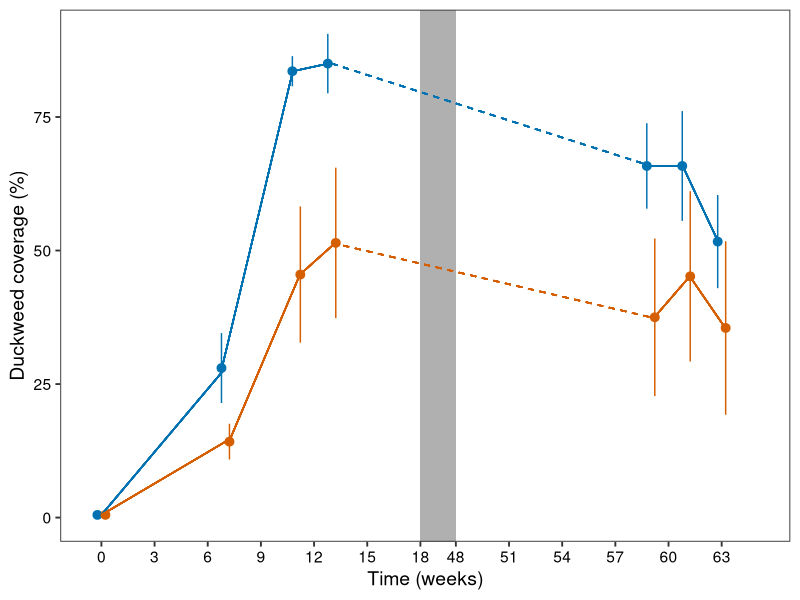

Recreate this plot in R. (Note: this script raises an error after producing the figure.)
## ---- chunk 1
library(dplyr)
library(ggplot2)
library(lme4)
library(car)
library(plotrix)
## ---- chunk 2
df <- read.table("duckweedcoverage.txt", sep = "\t", header = TRUE)

mdata.plot <- df %>%
  group_by(year, timepoint, treatment) %>%
  summarise(
    coverage_av = mean(surface_coverage),
    coverage_se = std.error(surface_coverage),
    .groups = 'drop'
  )

## ---- chunk 3
transform_x <- function(x) {
  ifelse(x < 18, x, 
         ifelse(x >= 18 & x <= 48, 18 + (x - 18) / 15, 
                18 + (48 - 18) / 15 + (x - 48) * 1))
}                          
## ---- chunk 4
# Precompute fixed values
control_start_coverage <- mdata.plot$coverage_av[mdata.plot$treatment == "Control" & mdata.plot$timepoint == 0]
control_end_coverage <- mdata.plot$coverage_av[mdata.plot$treatment == "Control" & mdata.plot$timepoint == 7]
herbivory_start_coverage <- mdata.plot$coverage_av[mdata.plot$treatment == "Herbivory" & mdata.plot$timepoint == 0]
herbivory_end_coverage <- mdata.plot$coverage_av[mdata.plot$treatment == "Herbivory" & mdata.plot$timepoint == 7]

px2A <- ggplot(mdata.plot, aes(x = transform_x(timepoint), y = coverage_av, color = treatment)) +
  theme_bw(base_size = 14) +
  geom_pointrange(aes(ymin = coverage_av - coverage_se, ymax = coverage_av + coverage_se), position = position_dodge(0.9)) +
  theme(axis.title.x = element_text(color = "black"),
        axis.text.x = element_text(color = "black"),
        axis.text.y = element_text(color = "black"),
        axis.title.y = element_text(color = "black"),
        panel.grid = element_blank(),
        legend.position = "none",
        plot.title = element_text(hjust = 0.5)) +
  scale_color_manual(name = "Legend", values = c("#0072B2", "#D55E00"),
                     labels = c("Control", "Herbivory"),
                     breaks = c("Control", "Herbivory")) +
  scale_x_continuous(
    breaks = transform_x(c(0, 3, 6, 9, 12, 15, 18, 48, 51, 54, 57, 60, 63)),
    labels = c("0", "3", "6", "9", "12", "15", "18", "48", "51", "54", "57", "60", "63")
  ) +
  expand_limits(x = c(0, transform_x(65)), y = 0) +
  geom_rect(aes(xmin = transform_x(18), xmax = transform_x(48), ymin = -Inf, ymax = Inf),
            fill = "#B0B0B0", color = "transparent", inherit.aes = FALSE) +
  geom_segment(aes(x = transform_x(0), xend = transform_x(7),
                   y = control_start_coverage,
                   yend = control_end_coverage),
               color = "#0072B2") +
  geom_segment(aes(x = transform_x(0), xend = transform_x(7),
                   y = herbivory_start_coverage,
                   yend = herbivory_end_coverage),
               color = "#D55E00") +
  geom_segment(data = mdata.plot,
               aes(x = transform_x(7) - 0.2, xend = transform_x(11) - 0.2,
                   y = coverage_av[treatment == "Control" & timepoint == 7],
                   yend = coverage_av[treatment == "Control" & timepoint == 11]),
               color = "#0072B2") +
  geom_segment(data = mdata.plot,
               aes(x = transform_x(11) - 0.2, xend = transform_x(13) - 0.2,
                   y = coverage_av[treatment == "Control" & timepoint == 11],
                   yend = coverage_av[treatment == "Control" & timepoint == 13]),
               color = "#0072B2") +
  geom_segment(data = mdata.plot,
               aes(x = transform_x(7) + 0.2, xend = transform_x(11) + 0.2,
                   y = coverage_av[treatment == "Herbivory" & timepoint == 7],
                   yend = coverage_av[treatment == "Herbivory" & timepoint == 11]),
               color = "#D55E00") +
  geom_segment(data = mdata.plot,
               aes(x = transform_x(11) + 0.2, xend = transform_x(13) + 0.2,
                   y = coverage_av[treatment == "Herbivory" & timepoint == 11],
                   yend = coverage_av[treatment == "Herbivory" & timepoint == 13]),
               color = "#D55E00") +
  geom_segment(aes(x = transform_x(13), xend = transform_x(59),
                   y = coverage_av[mdata.plot$treatment == "Control" & mdata.plot$timepoint == 13],
                   yend = coverage_av[mdata.plot$treatment == "Control" & mdata.plot$timepoint == 59]),
               color = "#0072B2", linetype = "dashed") +
  geom_segment(aes(x = transform_x(13), xend = transform_x(59),
                   y = coverage_av[mdata.plot$treatment == "Herbivory" & mdata.plot$timepoint == 13],
                   yend = coverage_av[mdata.plot$treatment == "Herbivory" & mdata.plot$timepoint == 59]),
               color = "#D55E00", linetype = "dashed") +
  geom_segment(data = mdata.plot,
               aes(x = transform_x(59) - 0.2, xend = transform_x(61) - 0.2,
                   y = coverage_av[treatment == "Control" & timepoint == 59],
                   yend = coverage_av[treatment == "Control" & timepoint == 61]),
               color = "#0072B2") +
  geom_segment(data = mdata.plot,
               aes(x = transform_x(61) - 0.2, xend = transform_x(63) - 0.2,
                   y = coverage_av[treatment == "Control" & timepoint == 61],
                   yend = coverage_av[treatment == "Control" & timepoint == 63]),
               color = "#0072B2") +
  geom_segment(data = mdata.plot,
               aes(x = transform_x(59) + 0.2, xend = transform_x(61) + 0.2,
                   y = coverage_av[treatment == "Herbivory" & timepoint == 59],
                   yend = coverage_av[treatment == "Herbivory" & timepoint == 61]),
               color = "#D55E00") +
  geom_segment(data = mdata.plot,
               aes(x = transform_x(61) + 0.2, xend = transform_x(63) + 0.2,
                   y = coverage_av[treatment == "Herbivory" & timepoint == 61],
                   yend = coverage_av[treatment == "Herbivory" & timepoint == 63]),
               color = "#D55E00") +
  labs(x = "Time (weeks)", y = "Duckweed coverage (%)")

px2A
## ---- chunk 5
df1 <- df %>%
  filter(timepoint %in% c(7, 11, 13))

model <- lmer(surface_coverage ~ treatment + (1|timepoint) +(1|pond), data = df1)
Anova(model, test = "F")
## ---- chunk 6
df2 <- df %>%
  filter(timepoint %in% c(59, 61, 63))

model <- lmer(surface_coverage ~ treatment + (1|timepoint) +(1|pond), data = df2)
Anova(model, test = "F")
## ---- chunk 7

df3 <- df %>%
  filter(year == 2024, treatment == "Herbivory")

model <- lmer(surface_coverage ~ snail + (1|pond) + (1|timepoint), data = df3)
Anova(model, test = "F")

